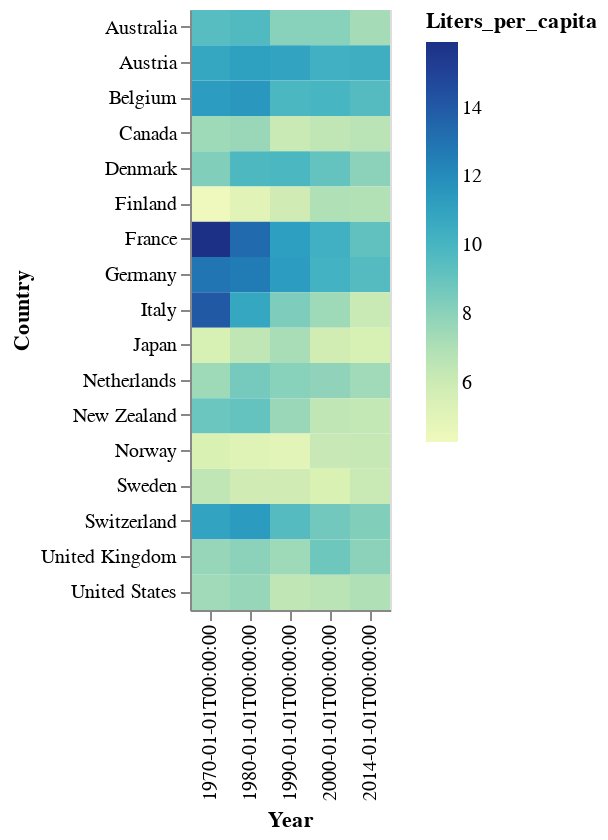

Source (notebook cell):
### Markdown cell above
_Type your answer here, replacing this text._

### Code cell
# Given code to read in the data
historic_consumption = pd.read_csv(
    'https://raw.githubusercontent.com/joelostblom/teaching-datasets/main/per-capita-alcohol-1890.csv',
    parse_dates=['Year']
).rename(
    columns={
        'Alcohol consumption since 1890 (Alexander & Holmes, 2017)': 'Liters_per_capita',
        'Entity': 'Country'
    }
).query(  # Only include data from the 1960s and onwards since not all countries have data before that
    'Year > 1960'
)

heatmap_consumption = alt.Chart(historic_consumption).mark_rect().encode(
    x='Year:O',
    y='Country',
    color=alt.Color('Liters_per_capita:Q')
).properties(width=100, height=300)
# Show the chart
heatmap_consumption

### Figure 1 — Vega-Lite specification as saved in the notebook (floating-point values rounded to 4 significant figures)
{"$schema": "https://vega.github.io/schema/vega-lite/v4.17.0.json", "config": {"view": {"continuousHeight": 300, "continuousWidth": 400}}, "data": {"name": "data-de8f34c843d0cc8c276d822477cd6e4f"}, "datasets": {"data-de8f34c843d0cc8c276d822477cd6e4f": [{"Code": "AUS", "Country": "Australia", "Liters_per_capita": 9.5, "Year": "1970-01-01T00:00:00"}, {"Code": "AUS", "Country": "Australia", "Liters_per_capita": 9.7, "Year": "1980-01-01T00:00:00"}, {"Code": "AUS", "Country": "Australia", "Liters_per_capita": 8.1, "Year": "1990-01-01T00:00:00"}, {"Code": "AUS", "Country": "Australia", "Liters_per_capita": 8.1, "Year": "2000-01-01T00:00:00"}, {"Code": "AUS", "Country": "Australia", "Liters_per_capita": 7.3, "Year": "2014-01-01T00:00:00"}, {"Code": "AUT", "Country": "Austria", "Liters_per_capita": 10.8, "Year": "1970-01-01T00:00:00"}, {"Code": "AUT", "Country": "Austria", "Liters_per_capita": 11.1, "Year": "1980-01-01T00:00:00"}, {"Code": "AUT", "Country": "Austria", "Liters_per_capita": 11, "Year": "1990-01-01T00:00:00"}, {"Code": "AUT", "Country": "Austria", "Liters_per_capita": 10.3, "Year": "2000-01-01T00:00:00"}, {"Code": "AUT", "Country": "Austria", "Liters_per_capita": 10.4, "Year": "2014-01-01T00:00:00"}, {"Code": "BEL", "Country": "Belgium", "Liters_per_capita": 11.3, "Year": "1970-01-01T00:00:00"}, {"Code": "BEL", "Country": "Belgium", "Liters_per_capita": 11.5, "Year": "1980-01-01T00:00:00"}, {"Code": "BEL", "Country": "Belgium", "Liters_per_capita": 9.9, "Year": "1990-01-01T00:00:00"}, {"Code": "BEL", "Country": "Belgium", "Liters_per_capita": 10, "Year": "2000-01-01T00:00:00"}, {"Code": "BEL", "Country": "Belgium", "Liters_per_capita": 9.6, "Year": "2014-01-01T00:00:00"}, {"Code": "CAN", "Country": "Canada", "Liters_per_capita": 7.5, "Year": "1970-01-01T00:00:00"}, {"Code": "CAN", "Country": "Canada", "Liters_per_capita": 7.6, "Year": "1980-01-01T00:00:00"}, {"Code": "CAN", "Country": "Canada", "Liters_per_capita": 6.1, "Year": "1990-01-01T00:00:00"}, {"Code": "CAN", "Country": "Canada", "Liters_per_capita": 6.5, "Year": "2000-01-01T00:00:00"}, {"Code": "CAN", "Country": "Canada", "Liters_per_capita": 6.7, "Year": "2014-01-01T00:00:00"}, {"Code": "DNK", "Country": "Denmark", "Liters_per_capita": 8.3, "Year": "1970-01-01T00:00:00"}, {"Code": "DNK", "Country": "Denmark", "Liters_per_capita": 9.8, "Year": "1980-01-01T00:00:00"}, {"Code": "DNK", "Country": "Denmark", "Liters_per_capita": 9.9, "Year": "1990-01-01T00:00:00"}, {"Code": "DNK", "Country": "Denmark", "Liters_per_capita": 9.1, "Year": "2000-01-01T00:00:00"}, {"Code": "DNK", "Country": "Denmark", "Liters_per_capita": 8, "Year": "2014-01-01T00:00:00"}, {"Code": "FIN", "Country": "Finland", "Liters_per_capita": 4.3, "Year": "1970-01-01T00:00:00"}, {"Code": "FIN", "Country": "Finland", "Liters_per_capita": 5.1, "Year": "1980-01-01T00:00:00"}, {"Code": "FIN", "Country": "Finland", "Liters_per_capita": 5.9, "Year": "1990-01-01T00:00:00"}, {"Code": "FIN", "Country": "Finland", "Liters_per_capita": 7, "Year": "2000-01-01T00:00:00"}, {"Code": "FIN", "Country": "Finland", "Liters_per_capita": 6.9, "Year": "2014-01-01T00:00:00"}, {"Code": "FRA", "Country": "France", "Liters_per_capita": 15.9, "Year": "1970-01-01T00:00:00"}, {"Code": "FRA", "Country": "France", "Liters_per_capita": 13.3, "Year": "1980-01-01T00:00:00"}, {"Code": "FRA", "Country": "France", "Liters_per_capita": 11.2, "Year": "1990-01-01T00:00:00"}, {"Code": "FRA", "Country": "France", "Liters_per_capita": 10.3, "Year": "2000-01-01T00:00:00"}, {"Code": "FRA", "Country": "France", "Liters_per_capita": 9.2, "Year": "2014-01-01T00:00:00"}, {"Code": "DEU", "Country": "Germany", "Liters_per_capita": 12.9, "Year": "1970-01-01T00:00:00"}, {"Code": "DEU", "Country": "Germany", "Liters_per_capita": 12.7, "Year": "1980-01-01T00:00:00"}, {"Code": "DEU", "Country": "Germany", "Liters_per_capita": 11.3, "Year": "1990-01-01T00:00:00"}, {"Code": "DEU", "Country": "Germany", "Liters_per_capita": 10.2, "Year": "2000-01-01T00:00:00"}, {"Code": "DEU", "Country": "Germany", "Liters_per_capita": 9.6, "Year": "2014-01-01T00:00:00"}, {"Code": "ITA", "Country": "Italy", "Liters_per_capita": 14, "Year": "1970-01-01T00:00:00"}, {"Code": "ITA", "Country": "Italy", "Liters_per_capita": 10.8, "Year": "1980-01-01T00:00:00"}, {"Code": "ITA", "Country": "Italy", "Liters_per_capita": 8.4, "Year": "1990-01-01T00:00:00"}, {"Code": "ITA", "Country": "Italy", "Liters_per_capita": 7.5, "Year": "2000-01-01T00:00:00"}, {"Code": "ITA", "Country": "Italy", "Liters_per_capita": 6.1, "Year": "2014-01-01T00:00:00"}, {"Code": "JPN", "Country": "Japan", "Liters_per_capita": 5.6, "Year": "1970-01-01T00:00:00"}, {"Code": "JPN", "Country": "Japan", "Liters_per_capita": 6.5, "Year": "1980-01-01T00:00:00"}, {"Code": "JPN", "Country": "Japan", "Liters_per_capita": 7.2, "Year": "1990-01-01T00:00:00"}, {"Code": "JPN", "Country": "Japan", "Liters_per_capita": 5.8, "Year": "2000-01-01T00:00:00"}, {"Code": "JPN", "Country": "Japan", "Liters_per_capita": 5.6, "Year": "2014-01-01T00:00:00"}, {"Code": "NLD", "Country": "Netherlands", "Liters_per_capita": 7.5, "Year": "1970-01-01T00:00:00"}, {"Code": "NLD", "Country": "Netherlands", "Liters_per_capita": 8.6, "Year": "1980-01-01T00:00:00"}, {"Code": "NLD", "Country": "Netherlands", "Liters_per_capita": 8.1, "Year": "1990-01-01T00:00:00"}, {"Code": "NLD", "Country": "Netherlands", "Liters_per_capita": 7.9, "Year": "2000-01-01T00:00:00"}, {"Code": "NLD", "Country": "Netherlands", "Liters_per_capita": 7.4, "Year": "2014-01-01T00:00:00"}, {"Code": "NZL", "Country": "New Zealand", "Liters_per_capita": 8.9, "Year": "1970-01-01T00:00:00"}, {"Code": "NZL", "Country": "New Zealand", "Liters_per_capita": 9.1, "Year": "1980-01-01T00:00:00"}, {"Code": "NZL", "Country": "New Zealand", "Liters_per_capita": 7.6, "Year": "1990-01-01T00:00:00"}, {"Code": "NZL", "Country": "New Zealand", "Liters_per_capita": 6.5, "Year": "2000-01-01T00:00:00"}, {"Code": "NZL", "Country": "New Zealand", "Liters_per_capita": 6.4, "Year": "2014-01-01T00:00:00"}, {"Code": "NOR", "Country": "Norway", "Liters_per_capita": 5.5, "Year": "1970-01-01T00:00:00"}, {"Code": "NOR", "Country": "Norway", "Liters_per_capita": 5.2, "Year": "1980-01-01T00:00:00"}, {"Code": "NOR", "Country": "Norway", "Liters_per_capita": 5, "Year": "1990-01-01T00:00:00"}, {"Code": "NOR", "Country": "Norway", "Liters_per_capita": 6.2, "Year": "2000-01-01T00:00:00"}, {"Code": "NOR", "Country": "Norway", "Liters_per_capita": 6.3, "Year": "2014-01-01T00:00:00"}, {"Code": "SWE", "Country": "Sweden", "Liters_per_capita": 6.5, "Year": "1970-01-01T00:00:00"}, {"Code": "SWE", "Country": "Sweden", "Liters_per_capita": 5.9, "Year": "1980-01-01T00:00:00"}, {"Code": "SWE", "Country": "Sweden", "Liters_per_capita": 5.9, "Year": "1990-01-01T00:00:00"}, {"Code": "SWE", "Country": "Sweden", "Liters_per_capita": 5.5, "Year": "2000-01-01T00:00:00"}, {"Code": "SWE", "Country": "Sweden", "Liters_per_capita": 6.1, "Year": "2014-01-01T00:00:00"}, {"Code": "CHE", "Country": "Switzerland", "Liters_per_capita": 11, "Year": "1970-01-01T00:00:00"}, {"Code": "CHE", "Country": "Switzerland", "Liters_per_capita": 11.4, "Year": "1980-01-01T00:00:00"}, {"Code": "CHE", "Country": "Switzerland", "Liters_per_capita": 9.6, "Year": "1990-01-01T00:00:00"}, {"Code": "CHE", "Country": "Switzerland", "Liters_per_capita": 8.7, "Year": "2000-01-01T00:00:00"}, {"Code": "CHE", "Country": "Switzerland", "Liters_per_capita": 8.3, "Year": "2014-01-01T00:00:00"}, {"Code": "GBR", "Country": "United Kingdom", "Liters_per_capita": 7.7, "Year": "1970-01-01T00:00:00"}, {"Code": "GBR", "Country": "United Kingdom", "Liters_per_capita": 8, "Year": "1980-01-01T00:00:00"}, {"Code": "GBR", "Country": "United Kingdom", "Liters_per_capita": 7.5, "Year": "1990-01-01T00:00:00"}, {"Code": "GBR", "Country": "United Kingdom", "Liters_per_capita": 8.8, "Year": "2000-01-01T00:00:00"}, {"Code": "GBR", "Country": "United Kingdom", "Liters_per_capita": 8, "Year": "2014-01-01T00:00:00"}, {"Code": "USA", "Country": "United States", "Liters_per_capita": 7.4, "Year": "1970-01-01T00:00:00"}, {"Code": "USA", "Country": "United States", "Liters_per_capita": 7.7, "Year": "1980-01-01T00:00:00"}, {"Code": "USA", "Country": "United States", "Liters_per_capita": 6.5, "Year": "1990-01-01T00:00:00"}, {"Code": "USA", "Country": "United States", "Liters_per_capita": 6.7, "Year": "2000-01-01T00:00:00"}, {"Code": "USA", "Country": "United States", "Liters_per_capita": 7, "Year": "2014-01-01T00:00:00"}]}, "encoding": {"color": {"field": "Liters_per_capita", "type": "quantitative"}, "x": {"field": "Year", "type": "ordinal"}, "y": {"field": "Country", "type": "nominal"}}, "height": 300, "mark": "rect", "width": 100}
